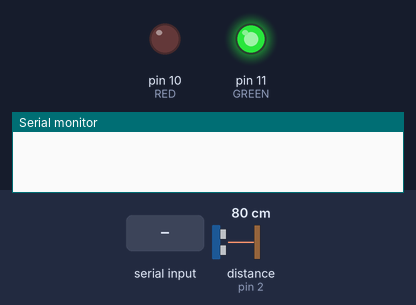
Simulated run of this sketch. Board: Arduino Uno, built with avr-gcc and run on an emulated ATmega328P. Shown: output pins drawn as LEDs (lit = HIGH), the last lines printed to the serial monitor. The test bench sets the inputs (shaded band); at power-on: distance to the obstacle (sensor on pin 2) 80 cm. The echo pulse lasts 58.3 µs per cm; pins used as bus, display or sensor lines are not drawn.

Above: at 1.2 s.
1.3 s: "1" received over Serial
At 1.6 s:
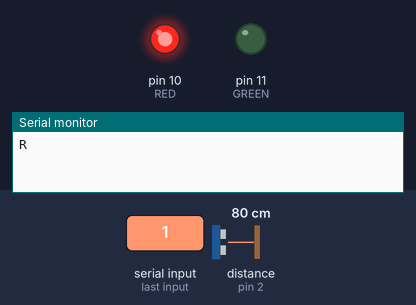
2.8 s: distance to the obstacle (sensor on pin 2) set to 97 cm
4.3 s: distance to the obstacle (sensor on pin 2) set to 102 cm
At 5.4 s:
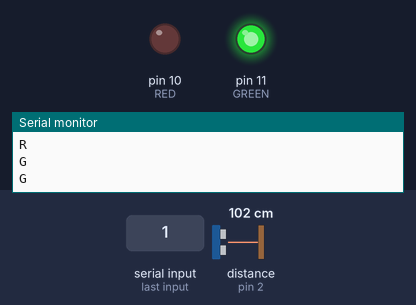
6.7 s: distance to the obstacle (sensor on pin 2) set to 2 cm
At 7.9 s:
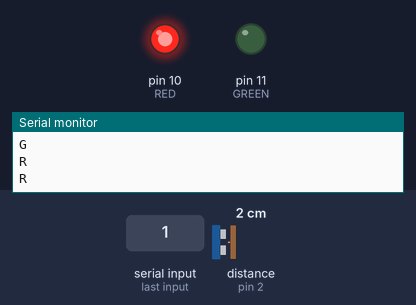
8.4 s: distance to the obstacle (sensor on pin 2) set to 120 cm
At 8.8 s:
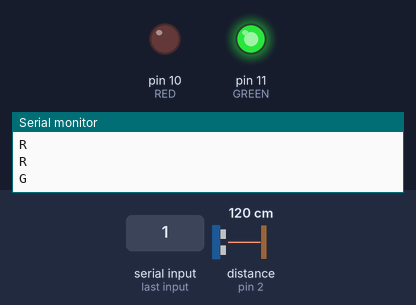
Timing chart, 0 to 11.0 s (numbered marks = the images above; inputs shaded):
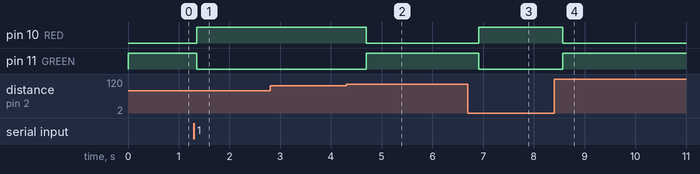

Measured:
- the behaviour switches between 99 and 100 cm on distance to the obstacle (sensor on pin 2) (found by bisection; images 1 and 2)
- after the input at 1.3 s, pin 10 (RED): LOW → HIGH after 0.06 s; pin 11 (GREEN): HIGH → LOW after 0.06 s
- after the input at 4.3 s, pin 10 (RED): HIGH → LOW after 0.39 s; pin 11 (GREEN): LOW → HIGH after 0.39 s
- after the input at 6.7 s, pin 10 (RED): LOW → HIGH after 0.21 s; pin 11 (GREEN): HIGH → LOW after 0.21 s
- after the input at 8.4 s, pin 10 (RED): HIGH → LOW after 0.17 s; pin 11 (GREEN): LOW → HIGH after 0.17 s

The sketch:

_03_demo_Arduino_code_for_Sonar_Check.ino
```cpp
#define ECHO_PIN  2
#define TRIG_PIN  4
#define GREEN     11
#define RED       10

long duration, distance;
int dist = 200;

void setup() {
  Serial.begin(9600);
  pinMode(TRIG_PIN, OUTPUT);
  pinMode(ECHO_PIN, INPUT);
  pinMode(GREEN, OUTPUT);
  pinMode(RED, OUTPUT);
  distance = 200;
  digitalWrite(GREEN, HIGH);
  digitalWrite(RED, LOW);
}

void loop() {
  while (true){
    if (Serial.available()){
      break;
      }
    }
  while (true) {
    // starts the program here
    distance = Check_Sonar_reading();

    if (distance >= 100) {
      digitalWrite(GREEN, HIGH);
      digitalWrite(RED, LOW);
      Serial.println("G");
    } else {
      digitalWrite(GREEN, LOW);
      digitalWrite(RED, HIGH);
      Serial.println("R");
    }
    delay(500);
  }
  //waite for the signal from Pi
}

long Check_Sonar_reading() {
  digitalWrite(TRIG_PIN, LOW);
  delayMicroseconds(2);

  digitalWrite(TRIG_PIN, HIGH);
  delayMicroseconds(10);

  digitalWrite(TRIG_PIN, LOW);
  duration = pulseIn(ECHO_PIN, HIGH);

  distance = duration / 58.2;

  delay(50);
  return distance;
}
```
